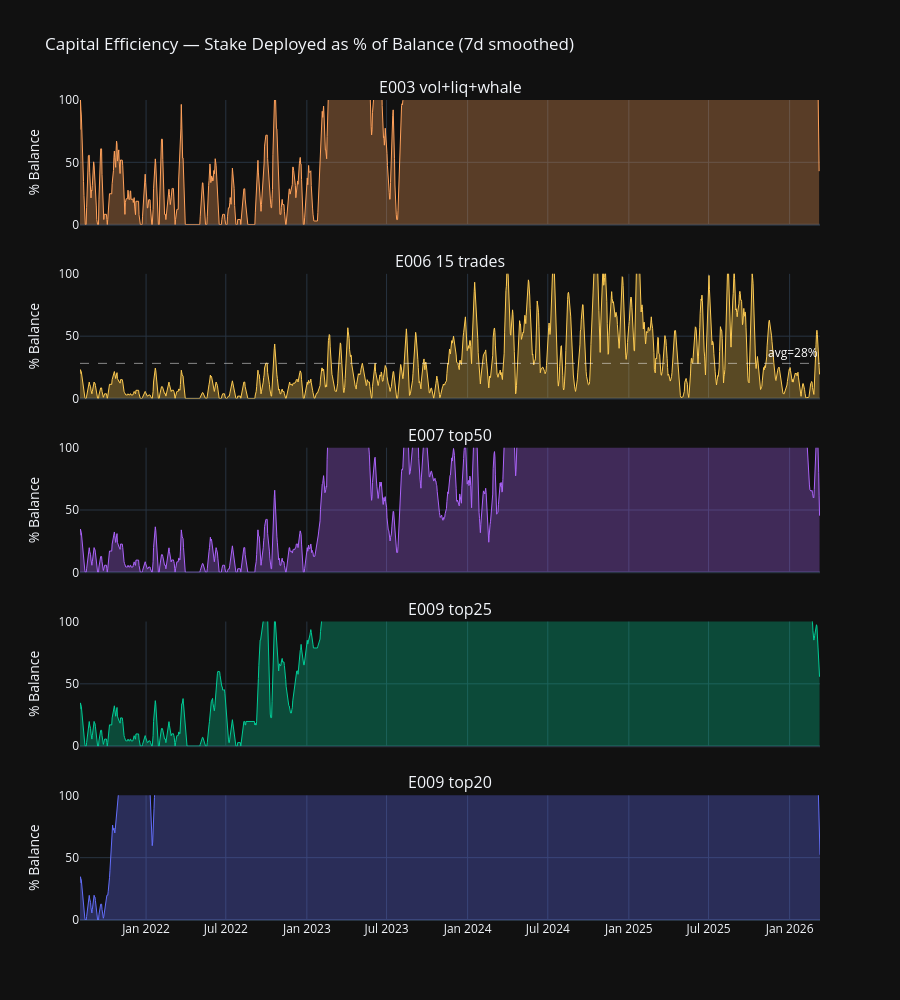

Here is the notebook cell this chart was saved with:
### Code cell
# --- Capital Deployed % Over Time ---

fig2 = make_subplots(rows=len(ARM_LABELS), cols=1, shared_xaxes=True,
                     subplot_titles=ARM_LABELS, vertical_spacing=0.06)

for i, (label, _, color) in enumerate(ARM_CONFIGS, 1):
    de = daily_exposure[label]
    deployed_smooth = de['deployed_pct'].rolling(7, min_periods=1).mean()
    fig2.add_trace(go.Scatter(
        x=de['date'], y=deployed_smooth, mode='lines',
        name=label, line=dict(color=color, width=1),
        fill='tozeroy', fillcolor=hex_to_rgba(color, 0.3),
        showlegend=False,
    ), row=i, col=1)
    mean_val = de['deployed_pct'].mean()
    fig2.add_hline(y=mean_val, line_dash='dash', line_color='white', line_width=0.5,
                   annotation_text=f'avg={mean_val:.0f}%', annotation_font_color='white',
                   row=i, col=1)
    fig2.update_yaxes(title_text='% Balance', range=[0, 100], row=i, col=1)

fig2.update_layout(template=TEMPLATE, height=200 * len(ARM_LABELS),
                   title='Capital Efficiency — Stake Deployed as % of Balance (7d smoothed)')
fig2.show()

### Figure 1 — Plotly figure (JSON) as saved in the notebook; plotly's stock layout.template omitted (floating-point values rounded to 4 significant figures; data arrays with more than 128 entries replaced by an {"elided": "..."} marker saying what was removed)
{"data": [{"fill": "tozeroy", "fillcolor": "rgba(255,161,90,0.3)", "line": {"color": "#FFA15A", "width": 1}, "mode": "lines", "name": "E003 vol+liq+whale", "showlegend": false, "type": "scatter", "x": {"elided": "1679 str values"}, "xaxis": "x", "y": {"elided": "1679 float values"}, "yaxis": "y"}, {"fill": "tozeroy", "fillcolor": "rgba(254,203,82,0.3)", "line": {"color": "#FECB52", "width": 1}, "mode": "lines", "name": "E006 15 trades", "showlegend": false, "type": "scatter", "x": {"elided": "1680 str values"}, "xaxis": "x2", "y": {"elided": "1680 float values"}, "yaxis": "y2"}, {"fill": "tozeroy", "fillcolor": "rgba(171,99,250,0.3)", "line": {"color": "#AB63FA", "width": 1}, "mode": "lines", "name": "E007 top50", "showlegend": false, "type": "scatter", "x": {"elided": "1680 str values"}, "xaxis": "x3", "y": {"elided": "1680 float values"}, "yaxis": "y3"}, {"fill": "tozeroy", "fillcolor": "rgba(0,204,150,0.3)", "line": {"color": "#00CC96", "width": 1}, "mode": "lines", "name": "E009 top25", "showlegend": false, "type": "scatter", "x": {"elided": "1680 str values"}, "xaxis": "x4", "y": {"elided": "1680 float values"}, "yaxis": "y4"}, {"fill": "tozeroy", "fillcolor": "rgba(99,110,250,0.3)", "line": {"color": "#636EFA", "width": 1}, "mode": "lines", "name": "E009 top20", "showlegend": false, "type": "scatter", "x": {"elided": "1681 str values"}, "xaxis": "x5", "y": {"elided": "1681 float values"}, "yaxis": "y5"}], "layout": {"annotations": [{"font": {"size": 16}, "showarrow": false, "text": "E003 vol+liq+whale", "x": 0.5, "xanchor": "center", "xref": "paper", "y": 1.0, "yanchor": "bottom", "yref": "paper"}, {"font": {"size": 16}, "showarrow": false, "text": "E006 15 trades", "x": 0.5, "xanchor": "center", "xref": "paper", "y": 0.788, "yanchor": "bottom", "yref": "paper"}, {"font": {"size": 16}, "showarrow": false, "text": "E007 top50", "x": 0.5, "xanchor": "center", "xref": "paper", "y": 0.576, "yanchor": "bottom", "yref": "paper"}, {"font": {"size": 16}, "showarrow": false, "text": "E009 top25", "x": 0.5, "xanchor": "center", "xref": "paper", "y": 0.364, "yanchor": "bottom", "yref": "paper"}, {"font": {"size": 16}, "showarrow": false, "text": "E009 top20", "x": 0.5, "xanchor": "center", "xref": "paper", "y": 0.152, "yanchor": "bottom", "yref": "paper"}, {"font": {"color": "white"}, "showarrow": false, "text": "avg=1022%", "x": 1, "xanchor": "right", "xref": "x domain", "y": 1022.0, "yanchor": "bottom", "yref": "y"}, {"font": {"color": "white"}, "showarrow": false, "text": "avg=28%", "x": 1, "xanchor": "right", "xref": "x2 domain", "y": 28.18, "yanchor": "bottom", "yref": "y2"}, {"font": {"color": "white"}, "showarrow": false, "text": "avg=269%", "x": 1, "xanchor": "right", "xref": "x3 domain", "y": 269.5, "yanchor": "bottom", "yref": "y3"}, {"font": {"color": "white"}, "showarrow": false, "text": "avg=941%", "x": 1, "xanchor": "right", "xref": "x4 domain", "y": 940.8, "yanchor": "bottom", "yref": "y4"}, {"font": {"color": "white"}, "showarrow": false, "text": "avg=712%", "x": 1, "xanchor": "right", "xref": "x5 domain", "y": 711.9, "yanchor": "bottom", "yref": "y5"}], "height": 1000, "shapes": [{"line": {"color": "white", "dash": "dash", "width": 0.5}, "type": "line", "x0": 0, "x1": 1, "xref": "x domain", "y0": 1022.0, "y1": 1022.0, "yref": "y"}, {"line": {"color": "white", "dash": "dash", "width": 0.5}, "type": "line", "x0": 0, "x1": 1, "xref": "x2 domain", "y0": 28.18, "y1": 28.18, "yref": "y2"}, {"line": {"color": "white", "dash": "dash", "width": 0.5}, "type": "line", "x0": 0, "x1": 1, "xref": "x3 domain", "y0": 269.5, "y1": 269.5, "yref": "y3"}, {"line": {"color": "white", "dash": "dash", "width": 0.5}, "type": "line", "x0": 0, "x1": 1, "xref": "x4 domain", "y0": 940.8, "y1": 940.8, "yref": "y4"}, {"line": {"color": "white", "dash": "dash", "width": 0.5}, "type": "line", "x0": 0, "x1": 1, "xref": "x5 domain", "y0": 711.9, "y1": 711.9, "yref": "y5"}], "title": {"text": "Capital Efficiency — Stake Deployed as % of Balance (7d smoothed)"}, "xaxis": {"anchor": "y", "domain": [0.0, 1.0], "matches": "x5", "showticklabels": false}, "xaxis2": {"anchor": "y2", "domain": [0.0, 1.0], "matches": "x5", "showticklabels": false}, "xaxis3": {"anchor": "y3", "domain": [0.0, 1.0], "matches": "x5", "showticklabels": false}, "xaxis4": {"anchor": "y4", "domain": [0.0, 1.0], "matches": "x5", "showticklabels": false}, "xaxis5": {"anchor": "y5", "domain": [0.0, 1.0]}, "yaxis": {"anchor": "x", "domain": [0.848, 1.0], "range": [0, 100], "title": {"text": "% Balance"}}, "yaxis2": {"anchor": "x2", "domain": [0.636, 0.788], "range": [0, 100], "title": {"text": "% Balance"}}, "yaxis3": {"anchor": "x3", "domain": [0.424, 0.576], "range": [0, 100], "title": {"text": "% Balance"}}, "yaxis4": {"anchor": "x4", "domain": [0.212, 0.364], "range": [0, 100], "title": {"text": "% Balance"}}, "yaxis5": {"anchor": "x5", "domain": [0.0, 0.152], "range": [0, 100], "title": {"text": "% Balance"}}}}
